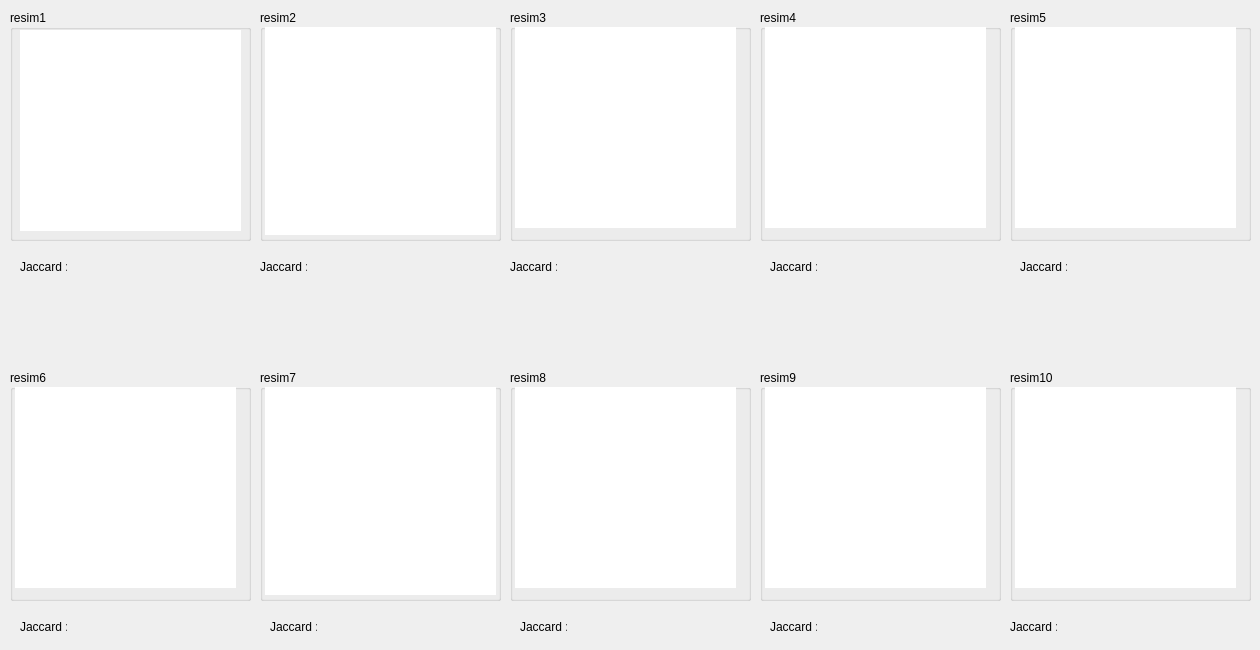
    <widget class="QWidget" name="tab_5">
     <attribute name="title">
      <string>1. resim grubu</string>
     </attribute>
     <widget class="QGroupBox" name="groupBox_8">
      <property name="geometry">
       <rect>
        <x>10</x>
        <y>10</y>
        <width>241</width>
        <height>231</height>
       </rect>
      </property>
      <property name="title">
       <string>resim1</string>
      </property>
      <widget class="QGraphicsView" name="img1">
       <property name="geometry">
        <rect>
         <x>10</x>
         <y>20</y>
         <width>221</width>
         <height>201</height>
        </rect>
       </property>
       <property name="styleSheet">
        <string notr="true">border:0px;</string>
       </property>
       <property name="verticalScrollBarPolicy">
        <enum>Qt::ScrollBarAlwaysOff</enum>
       </property>
       <property name="horizontalScrollBarPolicy">
        <enum>Qt::ScrollBarAlwaysOff</enum>
       </property>
      </widget>
     </widget>
     <widget class="QGroupBox" name="groupBox_9">
      <property name="geometry">
       <rect>
        <x>260</x>
        <y>10</y>
        <width>241</width>
        <height>231</height>
       </rect>
      </property>
      <property name="title">
       <string>resim2</string>
      </property>
      <widget class="QGraphicsView" name="img2">
       <property name="geometry">
        <rect>
         <x>5</x>
         <y>17</y>
         <width>231</width>
         <height>208</height>
        </rect>
       </property>
       <property name="styleSheet">
        <string notr="true">border:0px;</string>
       </property>
       <property name="verticalScrollBarPolicy">
        <enum>Qt::ScrollBarAlwaysOff</enum>
       </property>
       <property name="horizontalScrollBarPolicy">
        <enum>Qt::ScrollBarAlwaysOff</enum>
       </property>
      </widget>
     </widget>
     <widget class="QGroupBox" name="groupBox_10">
      <property name="geometry">
       <rect>
        <x>510</x>
        <y>10</y>
        <width>241</width>
        <height>231</height>
       </rect>
      </property>
      <property name="title">
       <string>resim3</string>
      </property>
      <widget class="QGraphicsView" name="img3">
       <property name="geometry">
        <rect>
         <x>5</x>
         <y>17</y>
         <width>221</width>
         <height>201</height>
        </rect>
       </property>
       <property name="styleSheet">
        <string notr="true">border:0px;</string>
       </property>
       <property name="verticalScrollBarPolicy">
        <enum>Qt::ScrollBarAlwaysOff</enum>
       </property>
       <property name="horizontalScrollBarPolicy">
        <enum>Qt::ScrollBarAlwaysOff</enum>
       </property>
      </widget>
     </widget>
     <widget class="QGroupBox" name="groupBox_11">
      <property name="geometry">
       <rect>
        <x>760</x>
        <y>10</y>
        <width>241</width>
        <height>231</height>
       </rect>
      </property>
      <property name="title">
       <string>resim4</string>
      </property>
      <widget class="QGraphicsView" name="img4">
       <property name="geometry">
        <rect>
         <x>5</x>
         <y>17</y>
         <width>221</width>
         <height>201</height>
        </rect>
       </property>
       <property name="styleSheet">
        <string notr="true">border:0px;</string>
       </property>
       <property name="verticalScrollBarPolicy">
        <enum>Qt::ScrollBarAlwaysOff</enum>
       </property>
       <property name="horizontalScrollBarPolicy">
        <enum>Qt::ScrollBarAlwaysOff</enum>
       </property>
      </widget>
     </widget>
     <widget class="QGroupBox" name="groupBox_12">
      <property name="geometry">
       <rect>
        <x>1010</x>
        <y>10</y>
        <width>241</width>
        <height>231</height>
       </rect>
      </property>
      <property name="title">
       <string>resim5</string>
      </property>
      <widget class="QGraphicsView" name="img5">
       <property name="geometry">
        <rect>
         <x>5</x>
         <y>17</y>
         <width>221</width>
         <height>201</height>
        </rect>
       </property>
       <property name="styleSheet">
        <string notr="true">border:0px;</string>
       </property>
       <property name="verticalScrollBarPolicy">
        <enum>Qt::ScrollBarAlwaysOff</enum>
       </property>
       <property name="horizontalScrollBarPolicy">
        <enum>Qt::ScrollBarAlwaysOff</enum>
       </property>
      </widget>
     </widget>
     <widget class="QGroupBox" name="groupBox_13">
      <property name="geometry">
       <rect>
        <x>1010</x>
        <y>370</y>
        <width>241</width>
        <height>231</height>
       </rect>
      </property>
      <property name="title">
       <string>resim10</string>
      </property>
      <widget class="QGraphicsView" name="img10">
       <property name="geometry">
        <rect>
         <x>5</x>
         <y>17</y>
         <width>221</width>
         <height>201</height>
        </rect>
       </property>
       <property name="styleSheet">
        <string notr="true">border:0px;</string>
       </property>
       <property name="verticalScrollBarPolicy">
        <enum>Qt::ScrollBarAlwaysOff</enum>
       </property>
       <property name="horizontalScrollBarPolicy">
        <enum>Qt::ScrollBarAlwaysOff</enum>
       </property>
      </widget>
     </widget>
     <widget class="QGroupBox" name="groupBox_14">
      <property name="geometry">
       <rect>
        <x>260</x>
        <y>370</y>
        <width>241</width>
        <height>231</height>
       </rect>
      </property>
      <property name="title">
       <string>resim7</string>
      </property>
      <widget class="QGraphicsView" name="img7">
       <property name="geometry">
        <rect>
         <x>5</x>
         <y>17</y>
         <width>231</width>
         <height>208</height>
        </rect>
       </property>
       <property name="styleSheet">
        <string notr="true">border:0px;</string>
       </property>
       <property name="verticalScrollBarPolicy">
        <enum>Qt::ScrollBarAlwaysOff</enum>
       </property>
       <property name="horizontalScrollBarPolicy">
        <enum>Qt::ScrollBarAlwaysOff</enum>
       </property>
      </widget>
     </widget>
     <widget class="QGroupBox" name="groupBox_15">
      <property name="geometry">
       <rect>
        <x>10</x>
        <y>370</y>
        <width>241</width>
        <height>231</height>
       </rect>
      </property>
      <property name="title">
       <string>resim6</string>
      </property>
      <widget class="QGraphicsView" name="img6">
       <property name="geometry">
        <rect>
         <x>5</x>
         <y>17</y>
         <width>221</width>
         <height>201</height>
        </rect>
       </property>
       <property name="styleSheet">
        <string notr="true">border:0px;</string>
       </property>
       <property name="verticalScrollBarPolicy">
        <enum>Qt::ScrollBarAlwaysOff</enum>
       </property>
       <property name="horizontalScrollBarPolicy">
        <enum>Qt::ScrollBarAlwaysOff</enum>
       </property>
      </widget>
     </widget>
     <widget class="QGroupBox" name="groupBox_16">
      <property name="geometry">
       <rect>
        <x>760</x>
        <y>370</y>
        <width>241</width>
        <height>231</height>
       </rect>
      </property>
      <property name="title">
       <string>resim9</string>
      </property>
      <widget class="QGraphicsView" name="img9">
       <property name="geometry">
        <rect>
         <x>5</x>
         <y>17</y>
         <width>221</width>
         <height>201</height>
        </rect>
       </property>
       <property name="styleSheet">
        <string notr="true">border:0px;</string>
       </property>
       <property name="verticalScrollBarPolicy">
        <enum>Qt::ScrollBarAlwaysOff</enum>
       </property>
       <property name="horizontalScrollBarPolicy">
        <enum>Qt::ScrollBarAlwaysOff</enum>
       </property>
      </widget>
     </widget>
     <widget class="QGroupBox" name="groupBox_17">
      <property name="geometry">
       <rect>
        <x>510</x>
        <y>370</y>
        <width>241</width>
        <height>231</height>
       </rect>
      </property>
      <property name="title">
       <string>resim8</string>
      </property>
      <widget class="QGraphicsView" name="img8">
       <property name="geometry">
        <rect>
         <x>5</x>
         <y>17</y>
         <width>221</width>
         <height>201</height>
        </rect>
       </property>
       <property name="styleSheet">
        <string notr="true">border:0px;</string>
       </property>
       <property name="verticalScrollBarPolicy">
        <enum>Qt::ScrollBarAlwaysOff</enum>
       </property>
       <property name="horizontalScrollBarPolicy">
        <enum>Qt::ScrollBarAlwaysOff</enum>
       </property>
      </widget>
     </widget>
     <widget class="QLabel" name="label_14">
      <property name="geometry">
       <rect>
        <x>20</x>
        <y>260</y>
        <width>47</width>
        <height>13</height>
       </rect>
      </property>
      <property name="text">
       <string>Jaccard :</string>
      </property>
     </widget>
     <widget class="QLabel" name="jacdeger1">
      <property name="geometry">
       <rect>
        <x>80</x>
        <y>260</y>
        <width>141</width>
        <height>21</height>
       </rect>
      </property>
      <property name="styleSheet">
       <string notr="true"/>
      </property>
      <property name="text">
       <string/>
      </property>
      <property name="alignment">
       <set>Qt::AlignRight|Qt::AlignTrailing|Qt::AlignVCenter</set>
      </property>
     </widget>
     <widget class="QLabel" name="label_15">
      <property name="geometry">
       <rect>
        <x>260</x>
        <y>260</y>
        <width>47</width>
        <height>13</height>
       </rect>
      </property>
      <property name="text">
       <string>Jaccard :</string>
      </property>
     </widget>
     <widget class="QLabel" name="jacdeger2">
      <property name="geometry">
       <rect>
        <x>320</x>
        <y>260</y>
        <width>141</width>
        <height>21</height>
       </rect>
      </property>
      <property name="styleSheet">
       <string notr="true"/>
      </property>
      <property name="text">
       <string/>
      </property>
      <property name="alignment">
       <set>Qt::AlignRight|Qt::AlignTrailing|Qt::AlignVCenter</set>
      </property>
     </widget>
     <widget class="QLabel" name="label_16">
      <property name="geometry">
       <rect>
        <x>510</x>
        <y>260</y>
        <width>47</width>
        <height>13</height>
       </rect>
      </property>
      <property name="text">
       <string>Jaccard :</string>
      </property>
     </widget>
     <widget class="QLabel" name="jacdeger3">
      <property name="geometry">
       <rect>
        <x>570</x>
        <y>260</y>
        <width>141</width>
        <height>21</height>
       </rect>
      </property>
      <property name="styleSheet">
       <string notr="true"/>
      </property>
      <property name="text">
       <string/>
      </property>
      <property name="alignment">
       <set>Qt::AlignRight|Qt::AlignTrailing|Qt::AlignVCenter</set>
      </property>
     </widget>
     <widget class="QLabel" name="label_17">
      <property name="geometry">
       <rect>
        <x>770</x>
        <y>260</y>
        <width>47</width>
        <height>13</height>
       </rect>
      </property>
      <property name="text">
       <string>Jaccard :</string>
      </property>
     </widget>
     <widget class="QLabel" name="jacdeger4">
      <property name="geometry">
       <rect>
        <x>830</x>
        <y>260</y>
        <width>141</width>
        <height>21</height>
       </rect>
      </property>
      <property name="styleSheet">
       <string notr="true"/>
      </property>
      <property name="text">
       <string/>
      </property>
      <property name="alignment">
       <set>Qt::AlignRight|Qt::AlignTrailing|Qt::AlignVCenter</set>
      </property>
     </widget>
     <widget class="QLabel" name="label_18">
      <property name="geometry">
       <rect>
        <x>1020</x>
        <y>260</y>
        <width>47</width>
        <height>13</height>
       </rect>
      </property>
      <property name="text">
       <string>Jaccard :</string>
      </property>
     </widget>
     <widget class="QLabel" name="jacdeger5">
      <property name="geometry">
       <rect>
        <x>1080</x>
        <y>260</y>
        <width>141</width>
        <height>21</height>
       </rect>
      </property>
      <property name="styleSheet">
       <string notr="true"/>
      </property>
      <property name="text">
       <string/>
      </property>
      <property name="alignment">
       <set>Qt::AlignRight|Qt::AlignTrailing|Qt::AlignVCenter</set>
      </property>
     </widget>
     <widget class="QLabel" name="label_19">
      <property name="geometry">
       <rect>
        <x>20</x>
        <y>620</y>
        <width>47</width>
        <height>13</height>
       </rect>
      </property>
      <property name="text">
       <string>Jaccard :</string>
      </property>
     </widget>
     <widget class="QLabel" name="jacdeger6">
      <property name="geometry">
       <rect>
        <x>80</x>
        <y>620</y>
        <width>141</width>
        <height>21</height>
       </rect>
      </property>
      <property name="styleSheet">
       <string notr="true"/>
      </property>
      <property name="text">
       <string/>
      </property>
      <property name="alignment">
       <set>Qt::AlignRight|Qt::AlignTrailing|Qt::AlignVCenter</set>
      </property>
     </widget>
     <widget class="QLabel" name="label_20">
      <property name="geometry">
       <rect>
        <x>270</x>
        <y>620</y>
        <width>47</width>
        <height>13</height>
       </rect>
      </property>
      <property name="text">
       <string>Jaccard :</string>
      </property>
     </widget>
     <widget class="QLabel" name="jacdeger7">
      <property name="geometry">
       <rect>
        <x>330</x>
        <y>620</y>
        <width>141</width>
        <height>21</height>
       </rect>
      </property>
      <property name="styleSheet">
       <string notr="true"/>
      </property>
      <property name="text">
       <string/>
      </property>
      <property name="alignment">
       <set>Qt::AlignRight|Qt::AlignTrailing|Qt::AlignVCenter</set>
      </property>
     </widget>
     <widget class="QLabel" name="label_21">
      <property name="geometry">
       <rect>
        <x>520</x>
        <y>620</y>
        <width>47</width>
        <height>13</height>
       </rect>
      </property>
      <property name="text">
       <string>Jaccard :</string>
      </property>
     </widget>
     <widget class="QLabel" name="jacdeger8">
      <property name="geometry">
       <rect>
        <x>580</x>
        <y>620</y>
        <width>141</width>
        <height>21</height>
       </rect>
      </property>
      <property name="styleSheet">
       <string notr="true"/>
      </property>
      <property name="text">
       <string/>
      </property>
      <property name="alignment">
       <set>Qt::AlignRight|Qt::AlignTrailing|Qt::AlignVCenter</set>
      </property>
     </widget>
     <widget class="QLabel" name="label_22">
      <property name="geometry">
       <rect>
        <x>770</x>
        <y>620</y>
        <width>47</width>
        <height>13</height>
       </rect>
      </property>
      <property name="text">
       <string>Jaccard :</string>
      </property>
     </widget>
     <widget class="QLabel" name="jacdeger9">
      <property name="geometry">
       <rect>
        <x>830</x>
        <y>620</y>
        <width>141</width>
        <height>21</height>
       </rect>
      </property>
      <property name="styleSheet">
       <string notr="true"/>
      </property>
      <property name="text">
       <string/>
      </property>
      <property name="alignment">
       <set>Qt::AlignRight|Qt::AlignTrailing|Qt::AlignVCenter</set>
      </property>
     </widget>
     <widget class="QLabel" name="label_23">
      <property name="geometry">
       <rect>
        <x>1010</x>
        <y>620</y>
        <width>47</width>
        <height>13</height>
       </rect>
      </property>
      <property name="text">
       <string>Jaccard :</string>
      </property>
     </widget>
     <widget class="QLabel" name="jacdeger10">
      <property name="geometry">
       <rect>
        <x>1070</x>
        <y>620</y>
        <width>141</width>
        <height>21</height>
       </rect>
      </property>
      <property name="styleSheet">
       <string notr="true"/>
      </property>
      <property name="text">
       <string/>
      </property>
      <property name="alignment">
       <set>Qt::AlignRight|Qt::AlignTrailing|Qt::AlignVCenter</set>
      </property>
     </widget>
    </widget>
